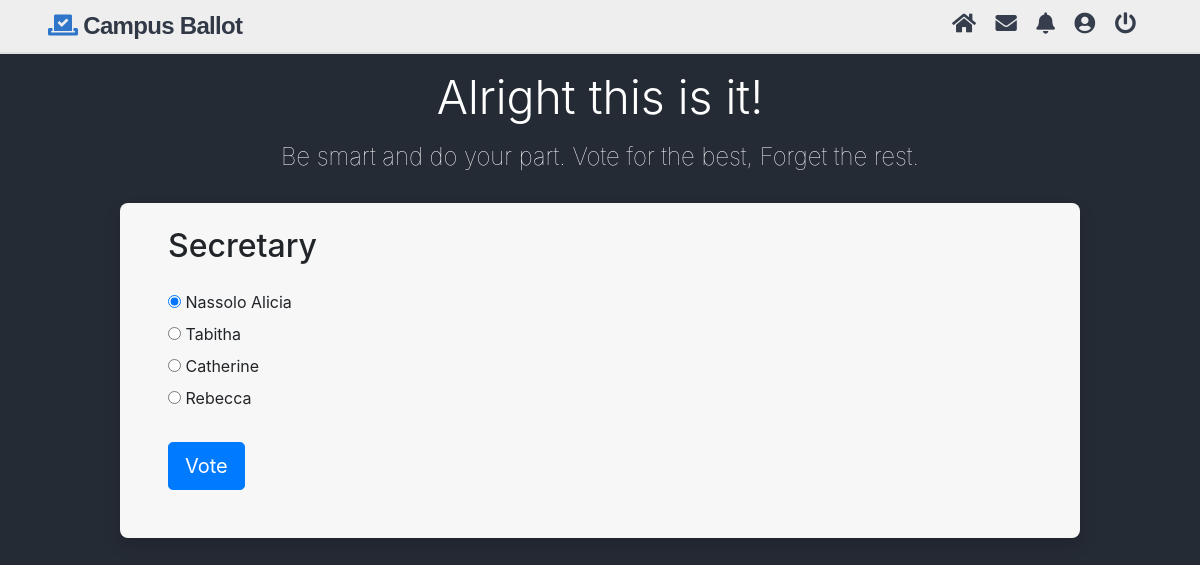
Page /cast.php?id=4 (signed in) on the committed database.
### tables this page shows
CREATE TABLE IF NOT EXISTS `polls` (
  `id` int(11) NOT NULL AUTO_INCREMENT,
  `title` text NOT NULL,
  `desc` text NOT NULL,
  PRIMARY KEY (`id`)
);

CREATE TABLE IF NOT EXISTS `poll_answers` (
  `id` int(11) NOT NULL AUTO_INCREMENT,
  `poll_id` int(11) NOT NULL,
  `title` text NOT NULL,
  `votes` int(11) NOT NULL DEFAULT '0',
  PRIMARY KEY (`id`)
);

### cast.php (the view, shortened to what this page needs)
<?php
    $pdo = pdo_connect_mysql();
    if (isset($_GET['id'])) {
    $stmt = $pdo->prepare('SELECT * FROM polls WHERE id = ?');
    $stmt->execute([$_GET['id']]);
    $poll = $stmt->fetch(PDO::FETCH_ASSOC);
    if ($poll) {
        $stmt = $pdo->prepare('SELECT * FROM poll_answers WHERE poll_id = ?');
        $stmt->execute([$_GET['id']]);
        $poll_answers = $stmt->fetchAll(PDO::FETCH_ASSOC);
    } else {
        die ('Poll with that ID does not exist.');
    }
} else {
    die ('No poll ID specified.');
}
?>
<?php include("includes/header.php"); ?>
    <div class="main-body">
    <h1 class="display-4 mt-3">Alright this is it!</h1>
    <p class="index-slogan mt-2 mb-4">Be smart and do your part. Vote for the best, Forget the rest.</p>
        <section class="thumbs-container shadow mt-4 pt-4 pl-5 pr-5 pb-5">
        <div class="content poll-vote">
        <h2 class="mb-4"><?=$poll['title']?></h2>
        <form action="cast.php?id=<?=$_GET['id']?>" method="post">
            <?php for ($i = 0; $i < count($poll_answers); $i++): ?>
            <label>
                <input type="radio" name="poll_answer" value="<?=$poll_answers[$i]['id']?>"<?=$i == 0 ? ' checked' : ''?>>
                <?=$poll_answers[$i]['title']?>
            </label> <br>
            <?php endfor; ?>
            <div>
                <input type="submit" value="Vote" class="btn btn-primary btn-lg mt-4">
            </div>
        </form>
    </div>
        </section>
    </div>
<?php include("includes/footer.php"); ?>

### rows in the picture
polls: title "Secretary"
poll_answers: title "Nassolo Alicia"
poll_answers: title "Tabitha"
poll_answers: title "Catherine"
poll_answers: title "Rebecca"
